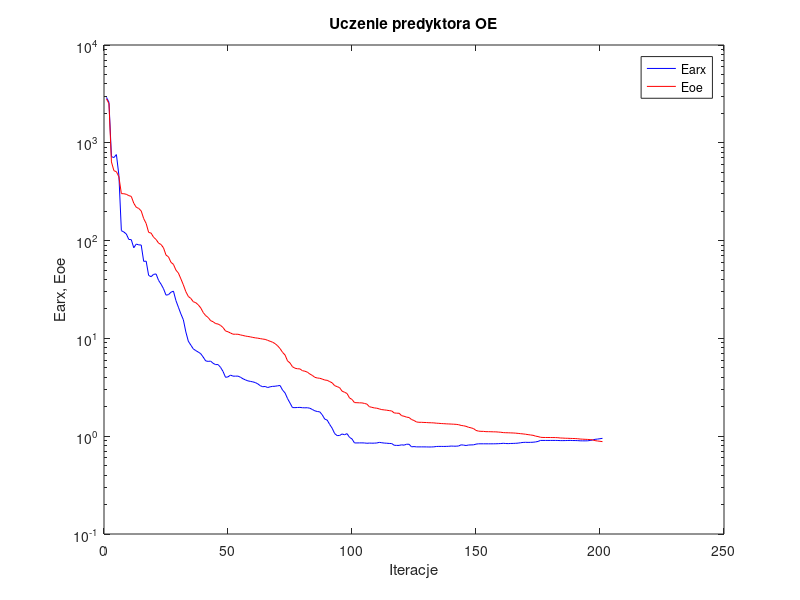
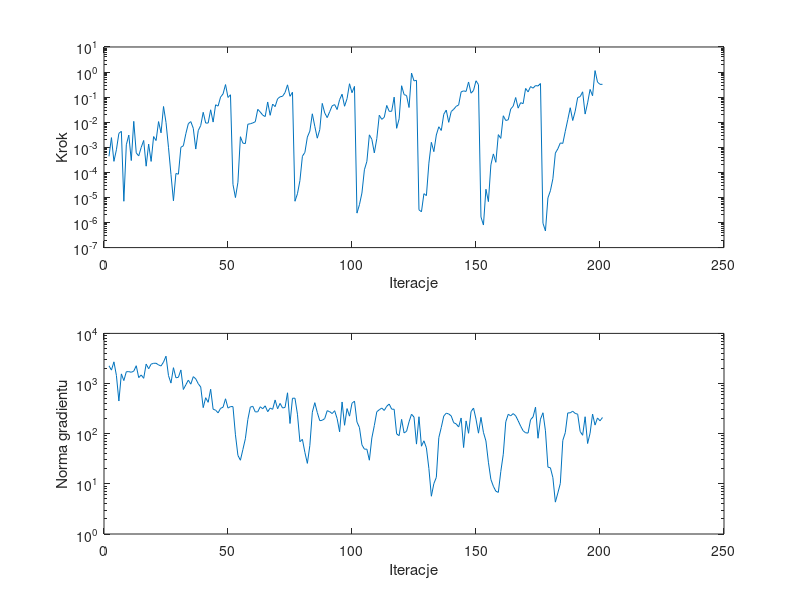

Reproduce these figures in MATLAB, in order.
%uczenie predyktora oe
clear all;
n=0; farx(n+1)=2.912417e+003; foe(n+1)=2.814877e+003; wspucz(n+1)=0.000000e+000; ng(n+1)=0.000000e+000;
%odnowa zmiennej metryki
n=1; farx(n+1)=2.597465e+003; foe(n+1)=2.515161e+003; krok(n+1)=4.356528e-004; ng(n+1)=2.261168e+003;
n=2; farx(n+1)=7.217637e+002; foe(n+1)=6.371836e+002; krok(n+1)=2.431442e-003; ng(n+1)=1.853067e+003;
n=3; farx(n+1)=7.067888e+002; foe(n+1)=5.184133e+002; krok(n+1)=2.752027e-004; ng(n+1)=2.708995e+003;
n=4; farx(n+1)=7.574698e+002; foe(n+1)=5.064661e+002; krok(n+1)=7.964319e-004; ng(n+1)=1.453011e+003;
n=5; farx(n+1)=4.666703e+002; foe(n+1)=4.494219e+002; krok(n+1)=3.595838e-003; ng(n+1)=4.484101e+002;
n=6; farx(n+1)=1.264022e+002; foe(n+1)=3.022371e+002; krok(n+1)=4.336866e-003; ng(n+1)=1.557109e+003;
n=7; farx(n+1)=1.224425e+002; foe(n+1)=3.015367e+002; krok(n+1)=7.048309e-006; ng(n+1)=1.146337e+003;
n=8; farx(n+1)=1.168739e+002; foe(n+1)=2.974510e+002; krok(n+1)=1.259664e-003; ng(n+1)=1.720601e+003;
n=9; farx(n+1)=1.027884e+002; foe(n+1)=2.883683e+002; krok(n+1)=3.065383e-003; ng(n+1)=1.727242e+003;
n=10; farx(n+1)=1.022102e+002; foe(n+1)=2.831645e+002; krok(n+1)=2.961508e-004; ng(n+1)=1.678408e+003;
n=11; farx(n+1)=8.446014e+001; foe(n+1)=2.411991e+002; krok(n+1)=1.082825e-002; ng(n+1)=1.766474e+003;
n=12; farx(n+1)=9.219283e+001; foe(n+1)=2.191459e+002; krok(n+1)=5.988702e-004; ng(n+1)=2.266184e+003;
n=13; farx(n+1)=9.043512e+001; foe(n+1)=2.132440e+002; krok(n+1)=4.532388e-004; ng(n+1)=1.312989e+003;
n=14; farx(n+1)=9.016214e+001; foe(n+1)=2.011177e+002; krok(n+1)=9.899757e-004; ng(n+1)=1.483180e+003;
n=15; farx(n+1)=6.134969e+001; foe(n+1)=1.678480e+002; krok(n+1)=1.869974e-003; ng(n+1)=1.272295e+003;
n=16; farx(n+1)=6.165061e+001; foe(n+1)=1.496270e+002; krok(n+1)=1.764835e-004; ng(n+1)=2.442992e+003;
n=17; farx(n+1)=4.401960e+001; foe(n+1)=1.213656e+002; krok(n+1)=1.342085e-003; ng(n+1)=1.973495e+003;
n=18; farx(n+1)=4.277023e+001; foe(n+1)=1.193082e+002; krok(n+1)=2.732662e-004; ng(n+1)=2.437567e+003;
n=19; farx(n+1)=4.520500e+001; foe(n+1)=1.081595e+002; krok(n+1)=2.677949e-003; ng(n+1)=2.532068e+003;
n=20; farx(n+1)=4.557478e+001; foe(n+1)=1.027077e+002; krok(n+1)=1.857915e-003; ng(n+1)=2.537851e+003;
n=21; farx(n+1)=3.922298e+001; foe(n+1)=9.420722e+001; krok(n+1)=1.059400e-002; ng(n+1)=2.353222e+003;
n=22; farx(n+1)=3.583779e+001; foe(n+1)=9.125682e+001; krok(n+1)=3.765398e-003; ng(n+1)=2.239896e+003;
n=23; farx(n+1)=3.221144e+001; foe(n+1)=8.422172e+001; krok(n+1)=4.235232e-002; ng(n+1)=2.684689e+003;
n=24; farx(n+1)=2.769851e+001; foe(n+1)=7.116410e+001; krok(n+1)=9.816978e-003; ng(n+1)=3.510051e+003;
n=25; farx(n+1)=2.800636e+001; foe(n+1)=6.820246e+001; krok(n+1)=9.977322e-004; ng(n+1)=1.443115e+003;
%odnowa zmiennej metryki
n=26; farx(n+1)=2.965351e+001; foe(n+1)=5.996222e+001; krok(n+1)=8.312662e-005; ng(n+1)=1.021009e+003;
n=27; farx(n+1)=3.043431e+001; foe(n+1)=5.714999e+001; krok(n+1)=7.359719e-006; ng(n+1)=2.071395e+003;
n=28; farx(n+1)=2.437880e+001; foe(n+1)=4.995230e+001; krok(n+1)=9.012338e-005; ng(n+1)=1.302664e+003;
n=29; farx(n+1)=2.082908e+001; foe(n+1)=4.656623e+001; krok(n+1)=8.459568e-005; ng(n+1)=1.331681e+003;
n=30; farx(n+1)=1.780102e+001; foe(n+1)=4.063721e+001; krok(n+1)=1.002232e-003; ng(n+1)=1.866616e+003;
n=31; farx(n+1)=1.550527e+001; foe(n+1)=3.526700e+001; krok(n+1)=1.146884e-003; ng(n+1)=7.606075e+002;
n=32; farx(n+1)=1.164735e+001; foe(n+1)=3.005960e+001; krok(n+1)=3.485331e-003; ng(n+1)=9.448281e+002;
n=33; farx(n+1)=9.363710e+000; foe(n+1)=2.685463e+001; krok(n+1)=8.744518e-003; ng(n+1)=1.171180e+003;
n=34; farx(n+1)=8.540915e+000; foe(n+1)=2.563879e+001; krok(n+1)=1.058808e-002; ng(n+1)=9.720361e+002;
n=35; farx(n+1)=7.820469e+000; foe(n+1)=2.372924e+001; krok(n+1)=5.711090e-003; ng(n+1)=1.372915e+003;
n=36; farx(n+1)=7.503444e+000; foe(n+1)=2.319329e+001; krok(n+1)=8.503167e-004; ng(n+1)=1.240218e+003;
n=37; farx(n+1)=7.253543e+000; foe(n+1)=2.204504e+001; krok(n+1)=4.644777e-003; ng(n+1)=9.930432e+002;
n=38; farx(n+1)=6.978880e+000; foe(n+1)=2.052041e+001; krok(n+1)=7.409251e-003; ng(n+1)=8.527567e+002;
n=39; farx(n+1)=6.439673e+000; foe(n+1)=1.839986e+001; krok(n+1)=2.486715e-002; ng(n+1)=3.311267e+002;
n=40; farx(n+1)=5.888656e+000; foe(n+1)=1.709915e+001; krok(n+1)=9.249437e-003; ng(n+1)=5.218586e+002;
n=41; farx(n+1)=5.821361e+000; foe(n+1)=1.635261e+001; krok(n+1)=9.267996e-003; ng(n+1)=4.224287e+002;
n=42; farx(n+1)=5.859400e+000; foe(n+1)=1.518269e+001; krok(n+1)=3.130011e-002; ng(n+1)=7.695545e+002;
n=43; farx(n+1)=5.560988e+000; foe(n+1)=1.480336e+001; krok(n+1)=1.012183e-002; ng(n+1)=3.085330e+002;
n=44; farx(n+1)=5.397892e+000; foe(n+1)=1.417474e+001; krok(n+1)=4.953895e-002; ng(n+1)=2.943904e+002;
n=45; farx(n+1)=5.398900e+000; foe(n+1)=1.402886e+001; krok(n+1)=4.382471e-002; ng(n+1)=2.603695e+002;
n=46; farx(n+1)=5.054583e+000; foe(n+1)=1.357426e+001; krok(n+1)=1.003397e-001; ng(n+1)=3.203577e+002;
n=47; farx(n+1)=4.589638e+000; foe(n+1)=1.291723e+001; krok(n+1)=1.344556e-001; ng(n+1)=3.372140e+002;
n=48; farx(n+1)=4.000214e+000; foe(n+1)=1.190800e+001; krok(n+1)=3.170382e-001; ng(n+1)=4.968827e+002;
n=49; farx(n+1)=4.043201e+000; foe(n+1)=1.168794e+001; krok(n+1)=9.714883e-002; ng(n+1)=3.238398e+002;
n=50; farx(n+1)=4.213768e+000; foe(n+1)=1.135630e+001; krok(n+1)=1.242765e-001; ng(n+1)=3.473673e+002;
%odnowa zmiennej metryki
n=51; farx(n+1)=4.114236e+000; foe(n+1)=1.104431e+001; krok(n+1)=3.309885e-005; ng(n+1)=3.469047e+002;
n=52; farx(n+1)=4.110907e+000; foe(n+1)=1.103423e+001; krok(n+1)=9.888364e-006; ng(n+1)=9.500960e+001;
n=53; farx(n+1)=4.117229e+000; foe(n+1)=1.102971e+001; krok(n+1)=4.037383e-005; ng(n+1)=3.695218e+001;
n=54; farx(n+1)=4.011848e+000; foe(n+1)=1.085791e+001; krok(n+1)=2.641274e-003; ng(n+1)=2.957238e+001;
n=55; farx(n+1)=3.869118e+000; foe(n+1)=1.072120e+001; krok(n+1)=1.460933e-003; ng(n+1)=4.836131e+001;
n=56; farx(n+1)=3.768616e+000; foe(n+1)=1.057095e+001; krok(n+1)=1.406933e-003; ng(n+1)=7.947439e+001;
n=57; farx(n+1)=3.680557e+000; foe(n+1)=1.047101e+001; krok(n+1)=8.324349e-003; ng(n+1)=1.922244e+002;
n=58; farx(n+1)=3.636754e+000; foe(n+1)=1.037176e+001; krok(n+1)=8.669283e-003; ng(n+1)=3.390903e+002;
n=59; farx(n+1)=3.593864e+000; foe(n+1)=1.023629e+001; krok(n+1)=9.378531e-003; ng(n+1)=3.514714e+002;
n=60; farx(n+1)=3.535535e+000; foe(n+1)=1.013121e+001; krok(n+1)=1.042882e-002; ng(n+1)=2.718020e+002;
n=61; farx(n+1)=3.432691e+000; foe(n+1)=1.005735e+001; krok(n+1)=3.262119e-002; ng(n+1)=2.733292e+002;
n=62; farx(n+1)=3.285876e+000; foe(n+1)=9.950648e+000; krok(n+1)=2.556569e-002; ng(n+1)=3.444240e+002;
n=63; farx(n+1)=3.205661e+000; foe(n+1)=9.850740e+000; krok(n+1)=1.915230e-002; ng(n+1)=3.141395e+002;
n=64; farx(n+1)=3.224640e+000; foe(n+1)=9.767435e+000; krok(n+1)=1.680696e-002; ng(n+1)=3.595451e+002;
n=65; farx(n+1)=3.145850e+000; foe(n+1)=9.553205e+000; krok(n+1)=6.414287e-002; ng(n+1)=2.744217e+002;
n=66; farx(n+1)=3.198977e+000; foe(n+1)=9.342784e+000; krok(n+1)=1.887308e-002; ng(n+1)=3.245040e+002;
n=67; farx(n+1)=3.233120e+000; foe(n+1)=9.139740e+000; krok(n+1)=5.286105e-002; ng(n+1)=3.062766e+002;
n=68; farx(n+1)=3.242213e+000; foe(n+1)=8.836094e+000; krok(n+1)=4.183102e-002; ng(n+1)=4.704972e+002;
n=69; farx(n+1)=3.275554e+000; foe(n+1)=8.407186e+000; krok(n+1)=8.610785e-002; ng(n+1)=3.141477e+002;
n=70; farx(n+1)=3.298591e+000; foe(n+1)=7.865122e+000; krok(n+1)=1.032026e-001; ng(n+1)=4.020339e+002;
n=71; farx(n+1)=2.961037e+000; foe(n+1)=7.199771e+000; krok(n+1)=1.081188e-001; ng(n+1)=3.254870e+002;
n=72; farx(n+1)=2.771158e+000; foe(n+1)=6.768556e+000; krok(n+1)=1.525346e-001; ng(n+1)=3.341712e+002;
n=73; farx(n+1)=2.427260e+000; foe(n+1)=5.891844e+000; krok(n+1)=3.091610e-001; ng(n+1)=6.540942e+002;
n=74; farx(n+1)=2.182880e+000; foe(n+1)=5.604951e+000; krok(n+1)=1.080330e-001; ng(n+1)=1.596784e+002;
n=75; farx(n+1)=1.961830e+000; foe(n+1)=5.129993e+000; krok(n+1)=1.565625e-001; ng(n+1)=5.095453e+002;
%odnowa zmiennej metryki
n=76; farx(n+1)=1.959235e+000; foe(n+1)=4.958112e+000; krok(n+1)=7.058032e-006; ng(n+1)=5.101854e+002;
n=77; farx(n+1)=1.965462e+000; foe(n+1)=4.894531e+000; krok(n+1)=1.404624e-005; ng(n+1)=2.447992e+002;
n=78; farx(n+1)=1.970806e+000; foe(n+1)=4.878581e+000; krok(n+1)=4.687315e-005; ng(n+1)=6.923172e+001;
n=79; farx(n+1)=1.955280e+000; foe(n+1)=4.677135e+000; krok(n+1)=4.393293e-004; ng(n+1)=7.721941e+001;
n=80; farx(n+1)=1.951134e+000; foe(n+1)=4.619506e+000; krok(n+1)=6.254538e-004; ng(n+1)=4.246805e+001;
n=81; farx(n+1)=1.954717e+000; foe(n+1)=4.517650e+000; krok(n+1)=2.553842e-003; ng(n+1)=2.560470e+001;
n=82; farx(n+1)=1.932084e+000; foe(n+1)=4.323443e+000; krok(n+1)=4.408444e-003; ng(n+1)=5.812321e+001;
n=83; farx(n+1)=1.876549e+000; foe(n+1)=4.184815e+000; krok(n+1)=2.165649e-002; ng(n+1)=2.684875e+002;
n=84; farx(n+1)=1.818908e+000; foe(n+1)=4.002375e+000; krok(n+1)=6.854056e-003; ng(n+1)=4.155695e+002;
n=85; farx(n+1)=1.788207e+000; foe(n+1)=3.937749e+000; krok(n+1)=2.305594e-003; ng(n+1)=2.651251e+002;
n=86; farx(n+1)=1.774086e+000; foe(n+1)=3.911538e+000; krok(n+1)=5.036156e-003; ng(n+1)=1.817562e+002;
n=87; farx(n+1)=1.654554e+000; foe(n+1)=3.839570e+000; krok(n+1)=5.625683e-002; ng(n+1)=1.852525e+002;
n=88; farx(n+1)=1.496426e+000; foe(n+1)=3.755027e+000; krok(n+1)=2.340953e-002; ng(n+1)=2.002465e+002;
n=89; farx(n+1)=1.460737e+000; foe(n+1)=3.725789e+000; krok(n+1)=1.525264e-002; ng(n+1)=2.879002e+002;
n=90; farx(n+1)=1.318352e+000; foe(n+1)=3.618426e+000; krok(n+1)=2.617232e-002; ng(n+1)=2.746890e+002;
n=91; farx(n+1)=1.206718e+000; foe(n+1)=3.512516e+000; krok(n+1)=4.524124e-002; ng(n+1)=2.520215e+002;
n=92; farx(n+1)=1.064290e+000; foe(n+1)=3.288844e+000; krok(n+1)=5.034993e-002; ng(n+1)=2.874087e+002;
n=93; farx(n+1)=1.014559e+000; foe(n+1)=3.213283e+000; krok(n+1)=3.207144e-002; ng(n+1)=2.002042e+002;
n=94; farx(n+1)=1.016525e+000; foe(n+1)=3.136955e+000; krok(n+1)=7.925655e-002; ng(n+1)=1.090430e+002;
n=95; farx(n+1)=1.054177e+000; foe(n+1)=2.888660e+000; krok(n+1)=1.307960e-001; ng(n+1)=4.291671e+002;
n=96; farx(n+1)=1.034851e+000; foe(n+1)=2.813937e+000; krok(n+1)=4.331299e-002; ng(n+1)=1.472529e+002;
n=97; farx(n+1)=1.062347e+000; foe(n+1)=2.733657e+000; krok(n+1)=8.693674e-002; ng(n+1)=3.167093e+002;
n=98; farx(n+1)=9.734076e-001; foe(n+1)=2.459882e+000; krok(n+1)=3.421659e-001; ng(n+1)=2.237814e+002;
n=99; farx(n+1)=9.377034e-001; foe(n+1)=2.376491e+000; krok(n+1)=1.500061e-001; ng(n+1)=4.056658e+002;
n=100; farx(n+1)=8.533813e-001; foe(n+1)=2.206063e+000; krok(n+1)=2.680018e-001; ng(n+1)=4.457393e+002;
%odnowa zmiennej metryki
n=101; farx(n+1)=8.534364e-001; foe(n+1)=2.200379e+000; krok(n+1)=2.369905e-006; ng(n+1)=1.711958e+002;
n=102; farx(n+1)=8.543011e-001; foe(n+1)=2.194095e+000; krok(n+1)=5.134573e-006; ng(n+1)=1.327473e+002;
n=103; farx(n+1)=8.546269e-001; foe(n+1)=2.191140e+000; krok(n+1)=1.497616e-005; ng(n+1)=5.997064e+001;
n=104; farx(n+1)=8.531096e-001; foe(n+1)=2.164176e+000; krok(n+1)=1.270135e-004; ng(n+1)=4.917508e+001;
n=105; farx(n+1)=8.467195e-001; foe(n+1)=2.129330e+000; krok(n+1)=2.752027e-004; ng(n+1)=4.912735e+001;
n=106; farx(n+1)=8.505831e-001; foe(n+1)=2.003184e+000; krok(n+1)=3.136698e-003; ng(n+1)=2.961229e+001;
n=107; farx(n+1)=8.483554e-001; foe(n+1)=1.973618e+000; krok(n+1)=2.075244e-003; ng(n+1)=8.217834e+001;
n=108; farx(n+1)=8.493665e-001; foe(n+1)=1.946016e+000; krok(n+1)=5.985093e-004; ng(n+1)=1.451352e+002;
n=109; farx(n+1)=8.525667e-001; foe(n+1)=1.933458e+000; krok(n+1)=2.223715e-003; ng(n+1)=2.739882e+002;
n=110; farx(n+1)=8.649270e-001; foe(n+1)=1.900938e+000; krok(n+1)=1.901220e-002; ng(n+1)=3.002103e+002;
n=111; farx(n+1)=8.575475e-001; foe(n+1)=1.870630e+000; krok(n+1)=1.301252e-002; ng(n+1)=3.244546e+002;
n=112; farx(n+1)=8.508361e-001; foe(n+1)=1.857780e+000; krok(n+1)=1.567500e-002; ng(n+1)=2.909053e+002;
n=113; farx(n+1)=8.476067e-001; foe(n+1)=1.843974e+000; krok(n+1)=4.663645e-002; ng(n+1)=3.524470e+002;
n=114; farx(n+1)=8.434250e-001; foe(n+1)=1.826712e+000; krok(n+1)=2.710756e-002; ng(n+1)=3.902752e+002;
n=115; farx(n+1)=8.414133e-001; foe(n+1)=1.812319e+000; krok(n+1)=2.733118e-002; ng(n+1)=3.084169e+002;
n=116; farx(n+1)=8.081639e-001; foe(n+1)=1.730178e+000; krok(n+1)=1.001107e-001; ng(n+1)=3.072520e+002;
n=117; farx(n+1)=8.054178e-001; foe(n+1)=1.719678e+000; krok(n+1)=5.711090e-003; ng(n+1)=9.909706e+001;
n=118; farx(n+1)=8.053928e-001; foe(n+1)=1.715572e+000; krok(n+1)=1.364590e-002; ng(n+1)=9.141359e+001;
n=119; farx(n+1)=8.164740e-001; foe(n+1)=1.621666e+000; krok(n+1)=2.847814e-001; ng(n+1)=1.929097e+002;
n=120; farx(n+1)=8.101385e-001; foe(n+1)=1.599872e+000; krok(n+1)=1.261335e-001; ng(n+1)=1.036195e+002;
n=121; farx(n+1)=8.280825e-001; foe(n+1)=1.566520e+000; krok(n+1)=1.158784e-001; ng(n+1)=1.114747e+002;
n=122; farx(n+1)=8.270050e-001; foe(n+1)=1.553191e+000; krok(n+1)=3.863769e-002; ng(n+1)=1.726965e+002;
n=123; farx(n+1)=7.788906e-001; foe(n+1)=1.480760e+000; krok(n+1)=9.112329e-001; ng(n+1)=2.449881e+002;
n=124; farx(n+1)=7.829809e-001; foe(n+1)=1.447715e+000; krok(n+1)=4.446475e-001; ng(n+1)=2.144042e+002;
n=125; farx(n+1)=7.779222e-001; foe(n+1)=1.398341e+000; krok(n+1)=4.681360e-001; ng(n+1)=6.201502e+001;
%odnowa zmiennej metryki
n=126; farx(n+1)=7.776746e-001; foe(n+1)=1.387422e+000; krok(n+1)=3.209106e-006; ng(n+1)=2.178121e+002;
n=127; farx(n+1)=7.777237e-001; foe(n+1)=1.386923e+000; krok(n+1)=2.674711e-006; ng(n+1)=5.631419e+001;
n=128; farx(n+1)=7.777047e-001; foe(n+1)=1.382191e+000; krok(n+1)=1.414532e-005; ng(n+1)=7.217022e+001;
n=129; farx(n+1)=7.771380e-001; foe(n+1)=1.379626e+000; krok(n+1)=1.181238e-005; ng(n+1)=5.230591e+001;
n=130; farx(n+1)=7.757859e-001; foe(n+1)=1.373826e+000; krok(n+1)=2.337468e-004; ng(n+1)=2.023839e+001;
n=131; farx(n+1)=7.763375e-001; foe(n+1)=1.372059e+000; krok(n+1)=1.578712e-003; ng(n+1)=5.663803e+000;
n=132; farx(n+1)=7.783854e-001; foe(n+1)=1.367942e+000; krok(n+1)=6.710424e-004; ng(n+1)=1.008430e+001;
n=133; farx(n+1)=7.849360e-001; foe(n+1)=1.358936e+000; krok(n+1)=3.096185e-003; ng(n+1)=1.346492e+001;
n=134; farx(n+1)=7.866404e-001; foe(n+1)=1.354166e+000; krok(n+1)=6.583213e-003; ng(n+1)=8.329091e+001;
n=135; farx(n+1)=7.863891e-001; foe(n+1)=1.347441e+000; krok(n+1)=4.689265e-003; ng(n+1)=1.337071e+002;
n=136; farx(n+1)=7.857592e-001; foe(n+1)=1.343173e+000; krok(n+1)=2.069003e-002; ng(n+1)=2.248905e+002;
n=137; farx(n+1)=7.868256e-001; foe(n+1)=1.337906e+000; krok(n+1)=3.052860e-002; ng(n+1)=2.563579e+002;
n=138; farx(n+1)=7.883183e-001; foe(n+1)=1.334553e+000; krok(n+1)=9.899545e-003; ng(n+1)=2.476325e+002;
n=139; farx(n+1)=7.932028e-001; foe(n+1)=1.330847e+000; krok(n+1)=2.667694e-002; ng(n+1)=2.262374e+002;
n=140; farx(n+1)=7.907369e-001; foe(n+1)=1.326400e+000; krok(n+1)=3.277333e-002; ng(n+1)=1.655567e+002;
n=141; farx(n+1)=7.905098e-001; foe(n+1)=1.321680e+000; krok(n+1)=4.284718e-002; ng(n+1)=1.569866e+002;
n=142; farx(n+1)=7.943634e-001; foe(n+1)=1.310967e+000; krok(n+1)=4.880471e-002; ng(n+1)=1.359741e+002;
n=143; farx(n+1)=8.164324e-001; foe(n+1)=1.288801e+000; krok(n+1)=1.620110e-001; ng(n+1)=2.058892e+002;
n=144; farx(n+1)=8.108138e-001; foe(n+1)=1.278095e+000; krok(n+1)=1.775417e-001; ng(n+1)=5.299540e+001;
n=145; farx(n+1)=8.032324e-001; foe(n+1)=1.261578e+000; krok(n+1)=1.686145e-001; ng(n+1)=1.798083e+002;
n=146; farx(n+1)=8.128155e-001; foe(n+1)=1.233394e+000; krok(n+1)=4.021517e-001; ng(n+1)=1.019378e+002;
n=147; farx(n+1)=8.144169e-001; foe(n+1)=1.217675e+000; krok(n+1)=1.438191e-001; ng(n+1)=2.753269e+002;
n=148; farx(n+1)=8.161284e-001; foe(n+1)=1.196550e+000; krok(n+1)=1.846634e-001; ng(n+1)=3.248924e+002;
n=149; farx(n+1)=8.298310e-001; foe(n+1)=1.145616e+000; krok(n+1)=4.500546e-001; ng(n+1)=1.951561e+002;
n=150; farx(n+1)=8.362327e-001; foe(n+1)=1.127150e+000; krok(n+1)=3.143779e-001; ng(n+1)=1.024827e+002;
%odnowa zmiennej metryki
n=151; farx(n+1)=8.362305e-001; foe(n+1)=1.121274e+000; krok(n+1)=1.666892e-006; ng(n+1)=2.116956e+002;
n=152; farx(n+1)=8.362416e-001; foe(n+1)=1.120535e+000; krok(n+1)=7.942499e-007; ng(n+1)=1.063116e+002;
n=153; farx(n+1)=8.359459e-001; foe(n+1)=1.112959e+000; krok(n+1)=2.122479e-005; ng(n+1)=7.159591e+001;
n=154; farx(n+1)=8.360351e-001; foe(n+1)=1.112659e+000; krok(n+1)=6.819177e-006; ng(n+1)=2.698134e+001;
n=155; farx(n+1)=8.357578e-001; foe(n+1)=1.110992e+000; krok(n+1)=1.999716e-004; ng(n+1)=1.225673e+001;
n=156; farx(n+1)=8.362550e-001; foe(n+1)=1.108702e+000; krok(n+1)=5.440767e-004; ng(n+1)=8.942115e+000;
n=157; farx(n+1)=8.368475e-001; foe(n+1)=1.107789e+000; krok(n+1)=2.516773e-004; ng(n+1)=7.130400e+000;
n=158; farx(n+1)=8.388081e-001; foe(n+1)=1.102393e+000; krok(n+1)=3.199148e-003; ng(n+1)=6.757784e+000;
n=159; farx(n+1)=8.412689e-001; foe(n+1)=1.097501e+000; krok(n+1)=2.260446e-003; ng(n+1)=1.768171e+001;
n=160; farx(n+1)=8.462373e-001; foe(n+1)=1.088437e+000; krok(n+1)=1.809047e-002; ng(n+1)=3.894667e+001;
n=161; farx(n+1)=8.418713e-001; foe(n+1)=1.085371e+000; krok(n+1)=1.169933e-002; ng(n+1)=1.726335e+002;
n=162; farx(n+1)=8.399351e-001; foe(n+1)=1.084013e+000; krok(n+1)=1.251065e-002; ng(n+1)=2.437373e+002;
n=163; farx(n+1)=8.429090e-001; foe(n+1)=1.081190e+000; krok(n+1)=3.351559e-002; ng(n+1)=2.273733e+002;
n=164; farx(n+1)=8.439555e-001; foe(n+1)=1.078987e+000; krok(n+1)=4.382471e-002; ng(n+1)=2.515587e+002;
n=165; farx(n+1)=8.462005e-001; foe(n+1)=1.074656e+000; krok(n+1)=9.656284e-002; ng(n+1)=2.274068e+002;
n=166; farx(n+1)=8.500276e-001; foe(n+1)=1.068199e+000; krok(n+1)=3.640360e-002; ng(n+1)=1.811336e+002;
n=167; farx(n+1)=8.573134e-001; foe(n+1)=1.061320e+000; krok(n+1)=6.013962e-002; ng(n+1)=1.414756e+002;
n=168; farx(n+1)=8.640800e-001; foe(n+1)=1.055333e+000; krok(n+1)=5.500175e-002; ng(n+1)=1.144124e+002;
n=169; farx(n+1)=8.662724e-001; foe(n+1)=1.047361e+000; krok(n+1)=2.223238e-001; ng(n+1)=1.042429e+002;
n=170; farx(n+1)=8.643861e-001; foe(n+1)=1.037990e+000; krok(n+1)=1.620110e-001; ng(n+1)=1.029591e+002;
n=171; farx(n+1)=8.654877e-001; foe(n+1)=1.029248e+000; krok(n+1)=2.640676e-001; ng(n+1)=1.900865e+002;
n=172; farx(n+1)=8.677361e-001; foe(n+1)=1.021326e+000; krok(n+1)=2.277746e-001; ng(n+1)=2.157350e+002;
n=173; farx(n+1)=8.736281e-001; foe(n+1)=1.002237e+000; krok(n+1)=2.894475e-001; ng(n+1)=3.384446e+002;
n=174; farx(n+1)=8.841369e-001; foe(n+1)=9.919597e-001; krok(n+1)=2.781623e-001; ng(n+1)=8.116152e+001;
n=175; farx(n+1)=9.053375e-001; foe(n+1)=9.750921e-001; krok(n+1)=3.485301e-001; ng(n+1)=1.952731e+002;
%odnowa zmiennej metryki
n=176; farx(n+1)=9.052758e-001; foe(n+1)=9.707670e-001; krok(n+1)=9.357731e-007; ng(n+1)=2.615429e+002;
n=177; farx(n+1)=9.052783e-001; foe(n+1)=9.701171e-001; krok(n+1)=4.613351e-007; ng(n+1)=1.142866e+002;
n=178; farx(n+1)=9.052541e-001; foe(n+1)=9.698398e-001; krok(n+1)=9.628761e-006; ng(n+1)=2.157063e+001;
n=179; farx(n+1)=9.053839e-001; foe(n+1)=9.692448e-001; krok(n+1)=1.848840e-005; ng(n+1)=2.089100e+001;
n=180; farx(n+1)=9.055278e-001; foe(n+1)=9.686885e-001; krok(n+1)=5.561724e-005; ng(n+1)=1.329940e+001;
n=181; farx(n+1)=9.055440e-001; foe(n+1)=9.681738e-001; krok(n+1)=5.873414e-004; ng(n+1)=4.320402e+000;
n=182; farx(n+1)=9.044144e-001; foe(n+1)=9.654932e-001; krok(n+1)=8.713055e-004; ng(n+1)=6.569592e+000;
n=183; farx(n+1)=9.015933e-001; foe(n+1)=9.586125e-001; krok(n+1)=1.491964e-003; ng(n+1)=1.019938e+001;
n=184; farx(n+1)=9.013853e-001; foe(n+1)=9.570082e-001; krok(n+1)=1.427772e-003; ng(n+1)=7.353437e+001;
n=185; farx(n+1)=9.023845e-001; foe(n+1)=9.531085e-001; krok(n+1)=4.337081e-003; ng(n+1)=1.050192e+002;
n=186; farx(n+1)=9.040789e-001; foe(n+1)=9.522404e-001; krok(n+1)=1.262969e-002; ng(n+1)=2.593022e+002;
n=187; farx(n+1)=9.059763e-001; foe(n+1)=9.494699e-001; krok(n+1)=3.774616e-002; ng(n+1)=2.609882e+002;
n=188; farx(n+1)=9.031011e-001; foe(n+1)=9.478652e-001; krok(n+1)=1.169754e-002; ng(n+1)=2.806211e+002;
n=189; farx(n+1)=9.027778e-001; foe(n+1)=9.460208e-001; krok(n+1)=2.768352e-002; ng(n+1)=2.536940e+002;
n=190; farx(n+1)=9.011696e-001; foe(n+1)=9.421848e-001; krok(n+1)=9.636975e-002; ng(n+1)=2.447699e+002;
n=191; farx(n+1)=8.972113e-001; foe(n+1)=9.354332e-001; krok(n+1)=1.047148e-001; ng(n+1)=1.108448e+002;
n=192; farx(n+1)=8.966598e-001; foe(n+1)=9.325774e-001; krok(n+1)=1.630613e-001; ng(n+1)=9.301748e+001;
n=193; farx(n+1)=8.963736e-001; foe(n+1)=9.293270e-001; krok(n+1)=2.113198e-002; ng(n+1)=2.177588e+002;
n=194; farx(n+1)=8.974272e-001; foe(n+1)=9.271351e-001; krok(n+1)=5.893163e-002; ng(n+1)=6.374962e+001;
n=195; farx(n+1)=9.047787e-001; foe(n+1)=9.226682e-001; krok(n+1)=2.031949e-001; ng(n+1)=1.024290e+002;
n=196; farx(n+1)=9.139503e-001; foe(n+1)=9.179315e-001; krok(n+1)=1.138873e-001; ng(n+1)=2.464931e+002;
n=197; farx(n+1)=9.288861e-001; foe(n+1)=9.013592e-001; krok(n+1)=1.142810e+000; ng(n+1)=1.484347e+002;
n=198; farx(n+1)=9.347071e-001; foe(n+1)=8.934687e-001; krok(n+1)=3.963116e-001; ng(n+1)=2.061173e+002;
n=199; farx(n+1)=9.428992e-001; foe(n+1)=8.872155e-001; krok(n+1)=3.240219e-001; ng(n+1)=1.806519e+002;
n=200; farx(n+1)=9.511172e-001; foe(n+1)=8.799422e-001; krok(n+1)=3.240219e-001; ng(n+1)=2.101467e+002;

figure; semilogy(farx,'b'); hold on; semilogy(foe,'r'); xlabel('Iteracje'); ylabel('Earx, Eoe'); legend('Earx','Eoe'); title('Uczenie predyktora OE');
figure; subplot(2,1,1); semilogy(krok); xlabel('Iteracje'); ylabel('Krok');
subplot(2,1,2); semilogy(ng); xlabel('Iteracje'); ylabel('Norma gradientu');
Earx=farx(n+1)
Eoe=foe(n+1)
